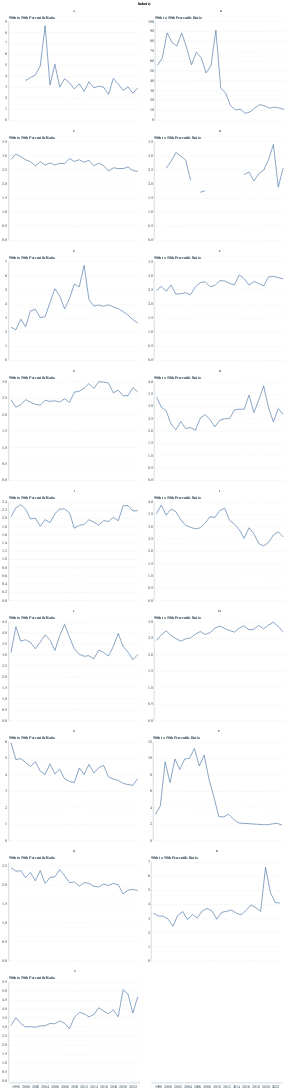

Notebook code cell kept with this figure:
### Code cell
# Dispersion of P90-P50 over industries over time
industry_90_50 = firm_level_prod_industry[firm_level_prod_industry['Decile'].isin(['P90','P50'])].pivot(
    index=['Year','Industry'],
    columns='Decile',
    values='aGVA per worker (£) KP EW'
)

# Convert [c] to NA and columns to numeric
industry_90_50 = industry_90_50.replace('[c]', np.nan)
industry_90_50['P90_P50_ratio'] = industry_90_50['P90'] / industry_90_50['P50']

chart = alt.Chart(industry_90_50.reset_index()).mark_line().encode(
    x=alt.X('Year:O', axis=alt.Axis(
            labelExpr="datum.value % 2 == 0 ? datum.label : ''",
            labelAngle=0)),
    y=alt.Y('P90_P50_ratio:Q', title='90th to 50th Percentile Ratio'),
    facet=alt.Facet('Industry:N', columns=2)).resolve_scale(
    y='independent'
)

chart

### Figure 1 — Vega-Lite specification as saved in the notebook (floating-point values rounded to 4 significant figures; data arrays with more than 128 entries replaced by an {"elided": "..."} marker saying what was removed)
{"config": {"font": "Circular Std", "mark": {"line": {"interpolate": "linear"}}, "view": {"stroke": "transparent", "width": 400, "height": 300}, "range": {"category": ["#179fdb", "#e6224b", "#f4c245", "#122b39", "#eb5c2e", "#36b7b4"], "diverging": ["#E6224B", "#E54753", "#C9C9C9", "#179FDB", "#122B39"], "heatmap": ["#C9C9C9", "#179FDB", "#0063AF", "#122B39"], "ordinal": ["#00A767", "#36B7B4", "#179FDB", "#0063AF", "#243B5A"]}, "axisX": {"labelColor": "#122b39", "tickColor": "#122b39", "domainColor": "#122b39", "domainOpacity": 0.5, "gridOpacity": 0, "labelFont": "Circular Std", "labelAngle": 0, "labelAlign": "center", "labelFontSize": 11, "labelPadding": 5, "tickCount": 10, "tickSize": 0, "title": ""}, "axisY": {"labelColor": "#122b39", "labelFont": "Circular Std", "tickColor": "#122b39", "domainColor": "#122b39", "gridColor": "#122b39", "gridDash": [1, 5], "gridOpacity": 0.5, "labelPadding": 5, "labelFontSize": 11, "domainOpacity": 0.5, "tickSize": 0, "title": null, "titleAlign": "left", "titleAngle": 0, "titleBaseline": "bottom", "titleColor": "#122b39", "titleOpacity": 0.9, "titleX": 0, "titleY": -7}}, "data": {"name": "data-54f812fe6ef5f30b7a2fee5e52bd127d"}, "mark": {"type": "line"}, "encoding": {"facet": {"columns": 2, "field": "Industry", "type": "nominal"}, "x": {"axis": {"labelAngle": 0, "labelExpr": "datum.value % 2 == 0 ? datum.label : ''"}, "field": "Year", "type": "ordinal"}, "y": {"field": "P90_P50_ratio", "title": "90th to 50th Percentile Ratio", "type": "quantitative"}}, "resolve": {"scale": {"y": "independent"}}, "$schema": "https://vega.github.io/schema/vega-lite/v5.20.1.json", "datasets": {"data-54f812fe6ef5f30b7a2fee5e52bd127d": {"elided": "459 records"}}}
